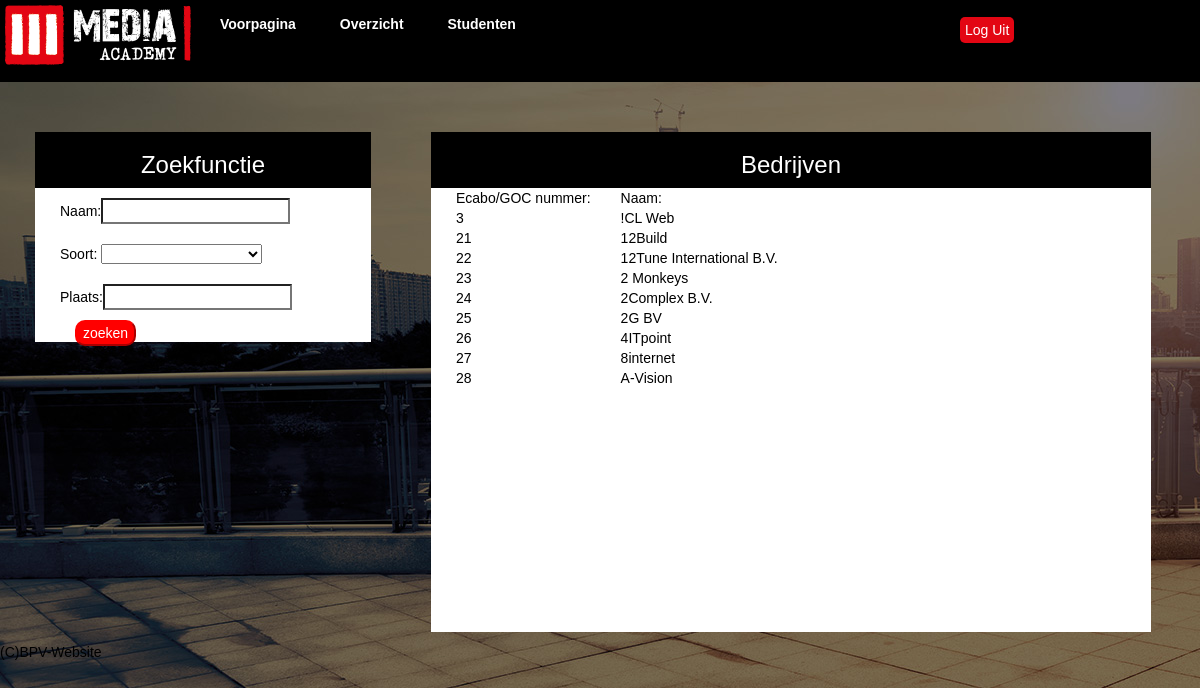
/overzicht (signed in), run on an earlier commit of the app's database.
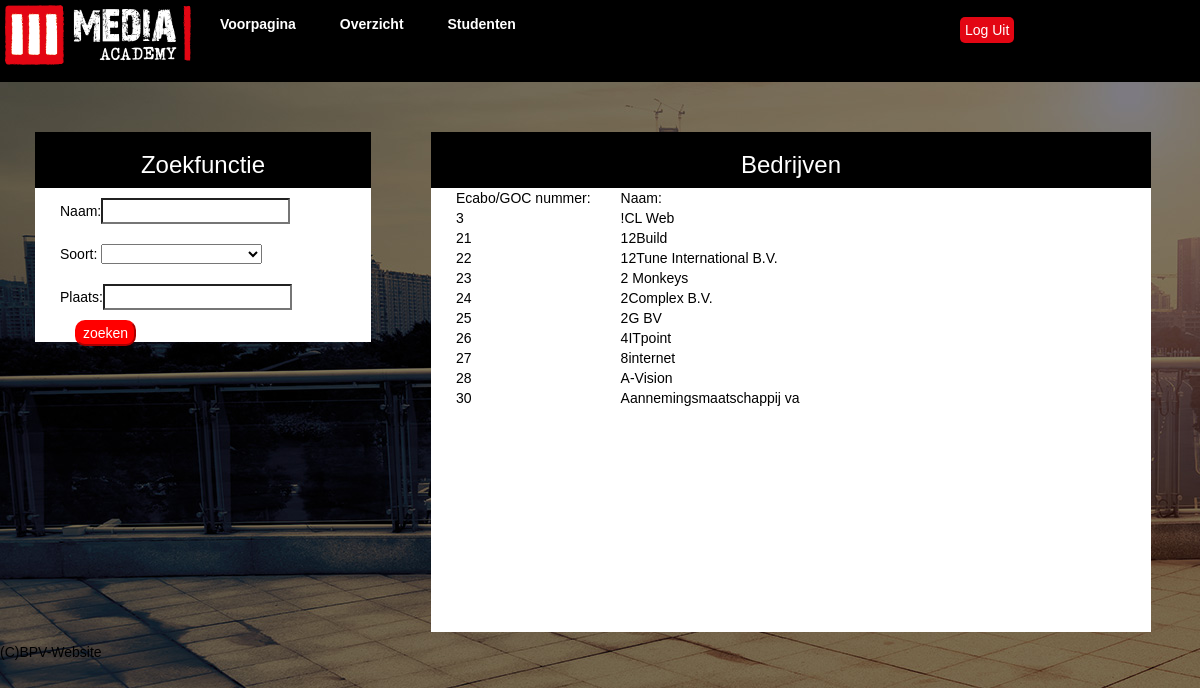
And on a later commit of the database.
### tables this page shows
CREATE TABLE IF NOT EXISTS `bedrijven` (
  `bedrijf_id` int(11) NOT NULL AUTO_INCREMENT,
  `ref_nummer` int(11) NOT NULL,
  `soort` int(1) NOT NULL,
  `bedrijf_naam` varchar(25) NOT NULL,
  `Adres` varchar(50) NOT NULL,
  `Postcode` varchar(7) NOT NULL,
  `Plaats` varchar(50) NOT NULL,
  `Telefoonnummer` int(11) NOT NULL,
  `Website` varchar(50) NOT NULL,
  `Contactpersoon_telefoon` int(10) NOT NULL,
  `Contactpersoon_email` varchar(30) NOT NULL,
  `Praktijkbegeleider` varchar(30) NOT NULL,
  `Praktijkbegeleider_telefoon` int(10) NOT NULL,
  PRIMARY KEY (`bedrijf_id`)
);

### controller/overzicht.class.php (called while the page is built, shortened)
<?php
class Overzicht extends Controller{
    public function __construct(){
	$this->view->title = 'Overzicht';
	$this->view->style = 'bootstrap';
	$this->view->altStyle = 'style1';
    }
    function index(){
	if(isset($_GET['naam']) || isset($_GET['soort']) || isset($_GET['plaats'])){
	    $bedrijven = $this->model->getBedrijven("SELECT * FROM bedrijven WHERE bedrijf_naam LIKE '%" . $_GET['naam'] . "%'
			AND soort LIKE '%" . $_GET['soort'] . "%' AND Plaats LIKE '%" . $_GET['plaats'] . "%'");
	}else{
	    $bedrijven = $this->model->getBedrijven();
	}
	$this->view->bedrijfList = $bedrijven;
	$this->view->render('overzicht');
    }
}

### libs/ini.php (called while the page is built, shortened)
<?php
require 'libs/controller.php';
require 'libs/model.php';
$site = new Router();

### index.php (called while the page is built)
<?php
require 'libs/ini.php';

### libs/model.php (called while the page is built)
<?php
class Model
{
    public function __construct()
    {
	$this->dbh = new Database();
    }
}

### model/overzicht.model.php (called while the page is built, shortened)
<?php
class Overzicht_Model extends Model {
public function getBedrijven($query = null) {
if($query == null){
$sth = $this->dbh->prepare('SELECT * FROM (SELECT * FROM bedrijven ORDER BY bedrijf_id DESC) x GROUP BY ref_nummer ORDER BY bedrijf_id ASC');
} else{
$sth = $this->dbh->prepare($query);
}
$sth->execute();
return $sth->fetchall();
}
}

### libs/controller.php (called while the page is built, shortened)
<?php
class Controller {
    public function loadmodel($name) {
        $path = 'model/' . $name . '.model.php';
        if (file_exists($path)) {
            $this->model = new $modelname;
        }
    }
}

### view/content/overzicht.php (the view, shortened to what this page needs)
<div class="wrap">
    <div id="zoek">
	<div id="zoek2"><h3>Zoekfunctie</h3></div>
	<p>
	<form method="get" action="<?php echo URL ?>overzicht">
	    Naam:<input type="search" name="naam" />
	    <br /><br>
	    Soort:
	    <select type="search" name="soort">
		<option value="">
		</option>
		<option value="0">
		</option>
	    </select>
	    <br/><br>
	    Plaats:<input type="search" name="plaats" />
	    <input type="submit" value="zoeken" />
	</form>
	</p>
    </div>
    <div id="bedrijf">
	<div id="bedrijven"><h3>Bedrijven</h3></div>
        <table id="overzichtBedrijven">
            <thead>
	    <td>
		Ecabo/GOC nummer:
	    </td>
	    <td>
		Naam:
	    </td>
            </thead>
	    <?php
	    foreach($this->bedrijfList as $bedrijf){
		echo "<tr>"
		. "<td>"
		. $bedrijf['bedrijf_id'] .
		"</td>"
		. "<td>"
		. "<a href='" . URL . "bedrijf/showBedrijf/" . $bedrijf["bedrijf_id"] . "'>" . $bedrijf["bedrijf_naam"] . "</a>" .
		"</td>" .
		"</tr>";
	    }
	    ?>
        </table>
    </div>
</div>

What changed in the data, as far as the page shows it:
added bedrijven: bedrijf_id "30", bedrijf_naam "Aannemingsmaatschappij va"
